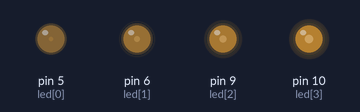
Simulated run of this sketch. Board: Arduino Uno, built with avr-gcc and run on an emulated ATmega328P. Parts: output pins drawn as LEDs (lit = HIGH). What the sketch prints to the serial monitor is not drawn.

Above: at 0.05 s.
At 1.05 s:
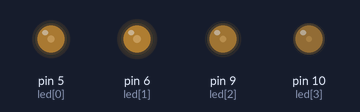
At 2.1 s:
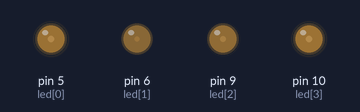
Timing chart, 0 to 6.2 s (numbered marks = the images above):
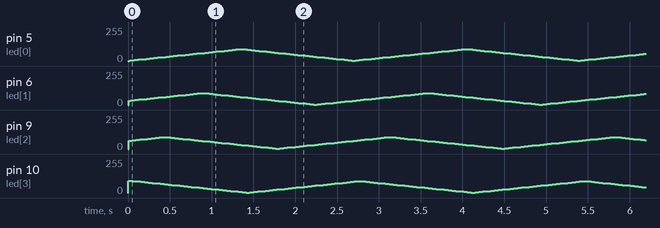

The sketch:

fadeFour.ino
```cpp
int led[4] = {5,6,9,10};
int brightness[4] = {0,30,60,90};
boolean ud[4] = {1,1,1,1};
int fadeAmount = 3;

void setup() {
  	for(int i=0;i<4;i++){
		pinMode(led[i], OUTPUT);
	 }
  Serial.begin(9600);
}

void loop() {
	for(int i=0;i<4;i++){
		analogWrite(led[i], brightness[i]);
		if(ud[i]){
			brightness[i] += fadeAmount;
			if(brightness[i] >= 90){
				ud[i] = 0;
			}
		}
		else{
			brightness[i] -= fadeAmount;
			if(brightness[i] <= 5){
				ud[i] = 1;
			}
		}
		Serial.print("LED ");
		Serial.print(led[i]);
		Serial.print(": ");
		Serial.println(brightness[i]);
	}
  delay(5);
}
```
